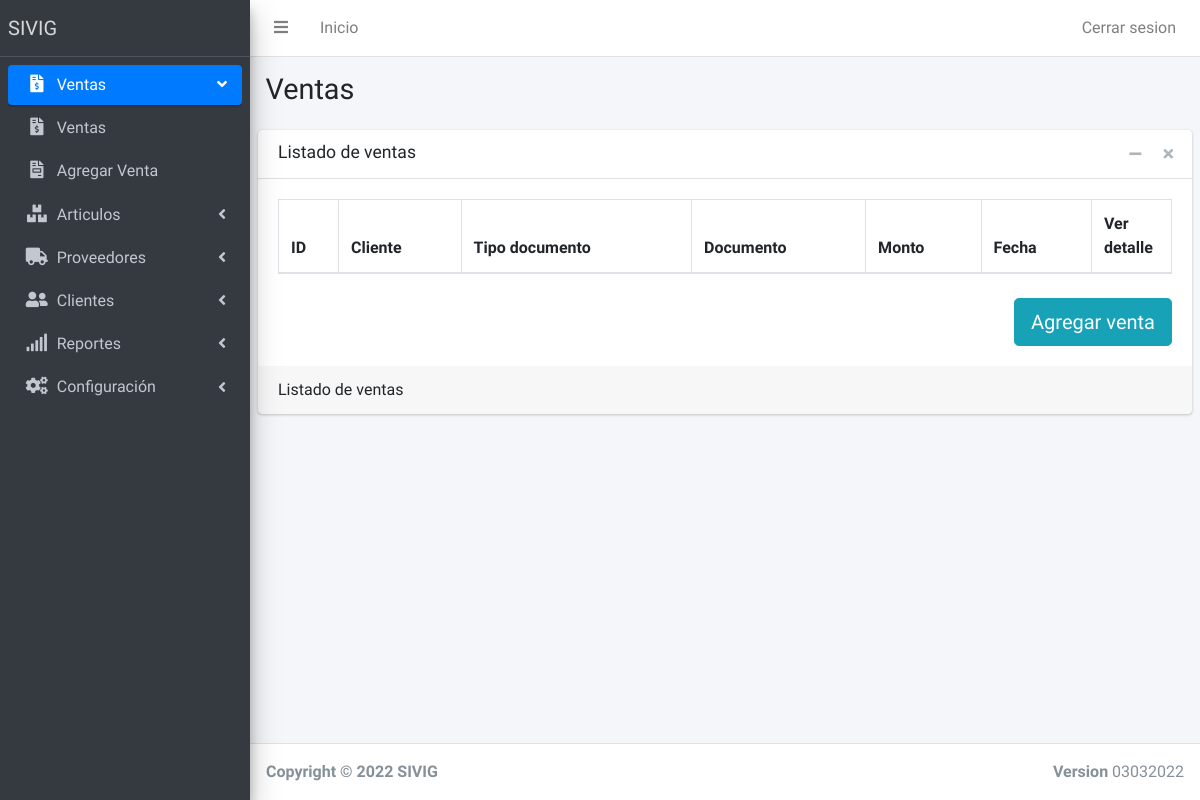
Page /Ventas (signed in) on the earlier database version.
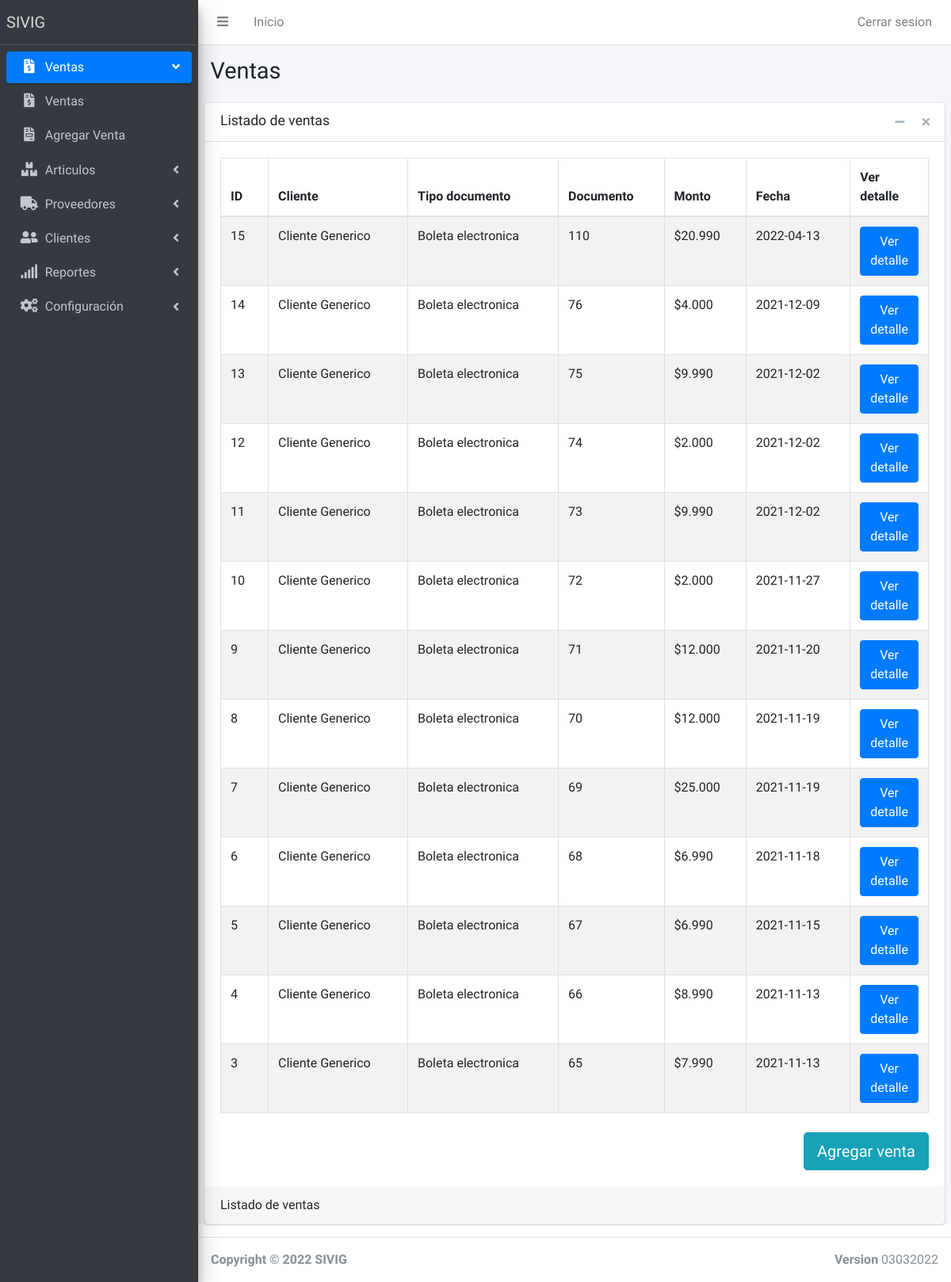
Same page on the later database version.
### tables this page shows
CREATE TABLE IF NOT EXISTS `grupospaginas` (
  `idgrupo` int(11) NOT NULL AUTO_INCREMENT,
  `nombregrupo` varchar(120) NOT NULL,
  `imagengrupo` varchar(120) NOT NULL,
  `posicion` int(11) NOT NULL,
  PRIMARY KEY (`idgrupo`)
);

CREATE TABLE IF NOT EXISTS `permisos` (
  `IdPermiso` int(11) NOT NULL AUTO_INCREMENT,
  `IdUsuario` int(11) NOT NULL,
  `Idpagina` int(11) NOT NULL,
  `Permiso` int(11) NOT NULL,
  PRIMARY KEY (`IdPermiso`)
);

CREATE TABLE IF NOT EXISTS `paginas` (
  `IdPagina` int(11) NOT NULL AUTO_INCREMENT,
  `NombrePagina` varchar(120) NOT NULL,
  `Enlacepagina` varchar(120) NOT NULL,
  `Imagen` varchar(60) NOT NULL,
  `grupopagina` int(11) NOT NULL,
  PRIMARY KEY (`IdPagina`)
);

CREATE TABLE IF NOT EXISTS `ventas` (
  `id` int(11) NOT NULL AUTO_INCREMENT,
  `monto_neto` int(11) NOT NULL,
  `monto_imp` int(11) NOT NULL,
  `tipo_documento` int(11) NOT NULL,
  `documento` int(11) NOT NULL,
  `cliente` varchar(11) NOT NULL,
  `medio_pago` int(11) NOT NULL,
  `fecha` date NOT NULL,
  `usuario` int(11) NOT NULL,
  PRIMARY KEY (`id`)
);

CREATE TABLE IF NOT EXISTS `clientes` (
  `rut` varchar(11) NOT NULL,
  `nombre` varchar(120) NOT NULL,
  `giro` varchar(90) NOT NULL,
  `direccion` varchar(120) NOT NULL,
  `comuna` int(11) NOT NULL,
  `region` int(11) NOT NULL,
  `telefono` int(9) NOT NULL,
  `mail` varchar(80) NOT NULL,
  PRIMARY KEY (`rut`)
);

CREATE TABLE IF NOT EXISTS `tipo_documento` (
  `id` int(11) NOT NULL,
  `tipo` varchar(60) NOT NULL,
  PRIMARY KEY (`id`)
);

### Model/dbConection.php (called while the page is built)
<?php
class DB
{
	private $host;
	private $db;
	private $user;
	private $password;
	private $amb = 'DEV';
	public function __construct()
	{
		if ($this->amb == 'DEV') {
			$this->host = 'localhost';
			$this->db = 'sivig';
			$this->user = 'root';
			$this->password = '';
		} else {
			$this->host = 'localhost';
			$this->db = 'orhanoik_SIVIG';
			$this->user = 'orhanoik_sivig';
			$this->password = 'sivig2021-';
		}
	}
	public function connect()
	{
		try {
			$connection = "mysql:host=" . $this->host . ";dbname=" . $this->db;
			$options = [
				PDO::ATTR_ERRMODE => PDO::ERRMODE_EXCEPTION,
				PDO::ATTR_EMULATE_PREPARES => false,
				PDO::MYSQL_ATTR_INIT_COMMAND => "SET NAMES utf8",
			];
			$pdo = new PDO($connection, $this->user, $this->password, $options);
			return $pdo;
		} catch (PDOException $e) {
			print_r('Error conenection: ' . $e->getMessage());
		}
	}
}

### Controller/MenuController.php (called while the page is built, shortened)
<?php
include 'Model/dbConection.php';
class Menu extends DB{
        public function Getpaginas($idusuario, $idgrupo){
        $query = $this->connect()->prepare('SELECT * FROM paginas INNER JOIN permisos on permisos.Idpagina = paginas.IdPagina WHERE permisos.IdUsuario = :idusuario AND permisos.Permiso = 1 AND paginas.grupopagina = :idgrupo');
        $query->execute(['idusuario' => $idusuario, 'idgrupo' => $idgrupo]);
        $menusa = array();
        foreach ($query as $Menua) {
            $m = new Menus();
            $m->NombrePagina = $Menua[1];
            $m->EnlacePagina = $Menua[2];
            $m->IdPagina = $Menua[0];
            $m->ImagenPagina = $Menua['Imagen'];
            $m->GrupoPagina = $Menua[4];
            array_push($menusa, $m);
        }
        return $menusa;
       }
        public function GetGrupoPagina($idpagina){
            $query = $this->connect()->prepare('SELECT grupopagina FROM paginas WHERE Idpagina = :idpagina');
            $query->execute(['idpagina' => $idpagina]);
            foreach ($query as $a) {
                $idgrupo = $a[0];
            }
        return $idgrupo;
    }
        public function GetGrupos(){
            $query = $this->connect()->prepare('SELECT * FROM grupospaginas ORDER BY posicion ASC');
            $query->execute();
            $grupos = array();
            foreach ($query as $g) {
                array_push($grupos, $g);
            }
            return $grupos;
           }
}
?>

### Controller/VentasController.php (called while the page is built, shortened)
<?php
Class Ventas extends DB{
    public function GetVentas(){
        $query = $this->connect()->prepare('SELECT * FROM ventas ORDER BY id DESC');
            $query->execute();
            $arrayventas = array();
            foreach ($query as $r) {
               array_push($arrayventas, $r);
            }
            return $arrayventas;
    }
}

### Controller/ClientesController.php (called while the page is built, shortened)
<?php
class Cliente extends DB
{
    public function GetNombreClientePorRut($rut)
    {
        $query = $this->connect()->prepare('SELECT nombre FROM clientes WHERE rut = :rut');
        $query->execute(['rut' => $rut]);
        foreach ($query as $c) {
            $cliente = new Clientes();
            $cliente->nombre = $c[0];
            $nombre = $cliente->nombre;
        }
        return $nombre;
    }
}

### Controller/TipoDocumentoController.php (called while the page is built, shortened)
<?php
Class TiposDocumentos extends DB{
    public function GetTiposDocumentosPorId($id){
        $query = $this->connect()->prepare('SELECT * FROM tipo_documento WHERE id = :id');
            $query->execute(['id' => $id]);
            foreach ($query as $c) {
                $tipo = $c['tipo'];
            }
            return $tipo;
    }
}
?>

### Ventas.php (the view, shortened to what the changed rows need)
<?php
$idpagina = 6;
include 'Includes/partials/header.php';
include 'Includes/partials/menu.php';
include 'Controller/VentasController.php';
include 'Controller/ClientesController.php';
include 'Controller/TipoDocumentoController.php';
$clientes = new Cliente();
$tipo_documento = new TiposDocumentos();
?>
<div class="content-wrapper">
      <section class="content-header">
        <div class="container-fluid">
          <div class="row mb-2">
            <div class="col-sm-6">
              <h1>Ventas</h1>
            </div>
          </div>
        </div>
      </section>
      <section class="content">
        <div class="card">
          <div class="card-body">
            <table id="tabla1" class="table table-bordered table-striped">
              <thead>
                <tr>
                  <th style="width: 60px">ID</th>
                  <th>Cliente</th>
                  <th>Tipo documento</th>
                  <th>Documento</th>
                  <th>Monto</th>
                  <th>Fecha</th>
                  <th style="width: 80px">Ver detalle</th>
                </tr>
              </thead>
              <tbody>
              <?php
                  $venta = new Ventas();
                  $ventas = $venta->GetVentas();
                  foreach ($ventas as $v) {
                   echo' <tr>
                      <td>'. $v['id'].'</td>
                      <td>'. $clientes->GetNombreClientePorRut($v['cliente']).'</td>
                      <td>'. $tipo_documento->GetTiposDocumentosPorId($v['tipo_documento']).'</td>
                      <td>'. $v['documento'].'</td>
                      <td>$'.number_format(($v['monto_neto'] + $v['monto_imp']), 0, ',', '.').'</td>
                      <td>'. $v['fecha'].'</td>
                      <td>
                    <form action="VerVenta" method="POST">
                    <input type="hidden" name="id" value="'.$v['id'].'">
                    <button type="submit" class="btn btn-block btn-primary" name="Ver detalle" value="Ver detalle">Ver detalle</button>
                    </form>
                    </td>
                    </tr>';
                  }
              ?>
            </tbody>
            </table>
            <br>
          </div>
        </div>
      </section>
    </div>
  <?php
  include 'Includes/partials/footer.php';
  ?>

### Includes/partials/menu.php (shortened to what the changed rows need)
<div class="wrapper">
    <aside class="main-sidebar sidebar-dark-primary elevation-4">
      <div class="sidebar">
        <nav class="mt-2">
          <ul class="nav nav-pills nav-sidebar flex-column" data-widget="treeview" role="menu" data-accordion="false">
                 <li class="nav-item has-treeview">
                <?php
        require './Controller/MenuController.php';
        $menu = new Menu();
        $activo = "";
        $activog = "";
        $open = "";
        $grupos = $menu->GetGrupos();
        if ($idpagina == 0) {
          $idgrupoactivo = 0;
        }else{
          $idgrupoactivo = $menu->GetGrupoPagina($idpagina);
        }
        foreach ($grupos as $g) {
          if($idgrupoactivo === $g['idgrupo']){
            $activog = "active";
            $open = "menu-open";
          }else{
            $activog = "";
            $open = "";
          }
          echo '
          <li class="nav-item has-treeview '.$open.'">
          <a href="#" class="nav-link '.$activog.'">
            <i class="nav-icon '. $g['imagengrupo'] .'"></i>
            <p>
              '. $g['nombregrupo'].'
              <i class="right fas fa-angle-left"></i>
            </p>
          </a>
          <ul class="nav nav-treeview">';
          $datos = $menu->Getpaginas($_SESSION['id'], $g['idgrupo']);
          foreach ($datos as $n) {
            if($idpagina === $n->IdPagina){
              $activo = "active";
            }else{
              $activo = "";
            }
            echo '
            <li class="nav-item">
            <a href="'. $n->EnlacePagina.'" class="nav-link '. $activo.'">
              <i class="nav-icon '. $n->ImagenPagina.'"></i>
              <p>
              '. $n->NombrePagina.'
              </p>
            </a>
          </li>
          ';
      }
      echo '
          </ul>
         ';
      echo '
      </li>
     ';
        }
        ?>
                </ul>
        </nav>
      </div>
    </aside>

Differences in the rows shown:
added ventas: id "15", cliente.nombre "Cliente Generico", tipo_documento.tipo "Boleta electronica", documento "110", $v['monto_neto'] + $v['monto_imp'] "20.990", fecha "2022-04-13"
added ventas: id "14", GetNombreClientePorRut "Cliente Generico", GetTiposDocumentosPorId "Boleta electronica", documento "76", $v['monto_neto'] + $v['monto_imp'] "4.000", fecha "2021-12-09"
added ventas: id "13", GetNombreClientePorRut "Cliente Generico", GetTiposDocumentosPorId "Boleta electronica", documento "75", $v['monto_neto'] + $v['monto_imp'] "9.990", fecha "2021-12-02"
added ventas: id "12", GetNombreClientePorRut "Cliente Generico", GetTiposDocumentosPorId "Boleta electronica", documento "74", $v['monto_neto'] + $v['monto_imp'] "2.000", fecha "2021-12-02"
added ventas: id "11", GetNombreClientePorRut "Cliente Generico", GetTiposDocumentosPorId "Boleta electronica", documento "73", $v['monto_neto'] + $v['monto_imp'] "9.990", fecha "2021-12-02"
added ventas: id "10", GetNombreClientePorRut "Cliente Generico", GetTiposDocumentosPorId "Boleta electronica", documento "72", $v['monto_neto'] + $v['monto_imp'] "2.000", fecha "2021-11-27"
added ventas: id "9", GetNombreClientePorRut "Cliente Generico", GetTiposDocumentosPorId "Boleta electronica", documento "71", $v['monto_neto'] + $v['monto_imp'] "12.000", fecha "2021-11-20"
added ventas: id "8", GetNombreClientePorRut "Cliente Generico", GetTiposDocumentosPorId "Boleta electronica", documento "70", $v['monto_neto'] + $v['monto_imp'] "12.000", fecha "2021-11-19"
added ventas: id "7", GetNombreClientePorRut "Cliente Generico", GetTiposDocumentosPorId "Boleta electronica", documento "69", $v['monto_neto'] + $v['monto_imp'] "25.000", fecha "2021-11-19"
added ventas: id "6", GetNombreClientePorRut "Cliente Generico", GetTiposDocumentosPorId "Boleta electronica", documento "68", $v['monto_neto'] + $v['monto_imp'] "6.990", fecha "2021-11-18"
added ventas: id "5", GetNombreClientePorRut "Cliente Generico", GetTiposDocumentosPorId "Boleta electronica", documento "67", $v['monto_neto'] + $v['monto_imp'] "6.990", fecha "2021-11-15"
added ventas: id "4", GetNombreClientePorRut "Cliente Generico", GetTiposDocumentosPorId "Boleta electronica", documento "66", $v['monto_neto'] + $v['monto_imp'] "8.990", fecha "2021-11-13"
added ventas: id "3", GetNombreClientePorRut "Cliente Generico", GetTiposDocumentosPorId "Boleta electronica", documento "65", $v['monto_neto'] + $v['monto_imp'] "7.990", fecha "2021-11-13"
